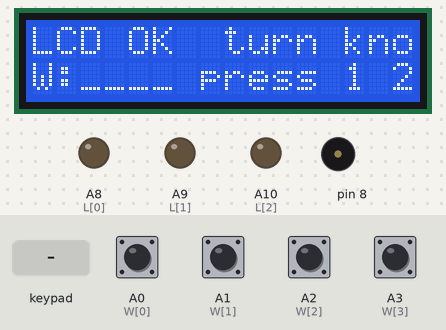
Bench run of a sketch on a simulated Arduino Mega 2560, built with avr-gcc and run on an emulated ATmega2560. On the bench: 16×2 character LCD, output pins drawn as LEDs (lit = HIGH), buzzer (waves = sounding). The test bench sets the inputs (shaded band); at power-on: A0 (W[0]), A1 (W[1]), A2 (W[2]), A3 (W[3]) HIGH. Pins used as bus, display or sensor lines are not drawn.

Above: at 2.1 s.
2.2 s: keypad keys 2 2 2 4 2 6 2 8 # pressed 0.4 s apart
At 5.7 s:
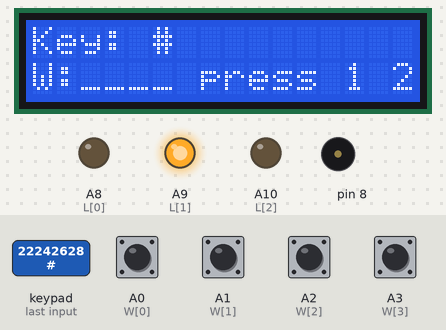
7.3 s: keypad keys 3 0 3 2 3 4 3 6 * pressed 0.4 s apart
At 12.0 s:
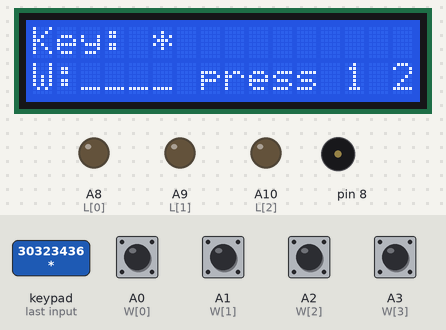
12.4 s: keypad keys 1 3 9 7 2 2 2 2 A pressed 0.4 s apart
At 17.1 s:
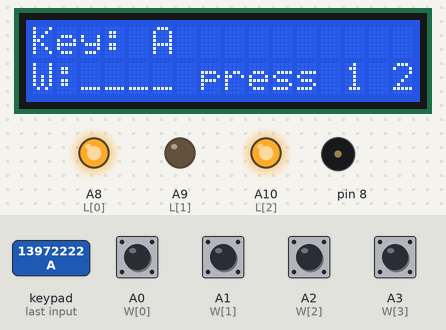
17.5 s: A0 (W[0]) pulled LOW for 0.15 s
At 17.57 s:
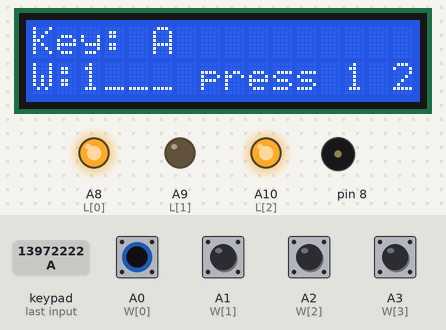
19.1 s: key 'B' pressed
At 19.7 s:
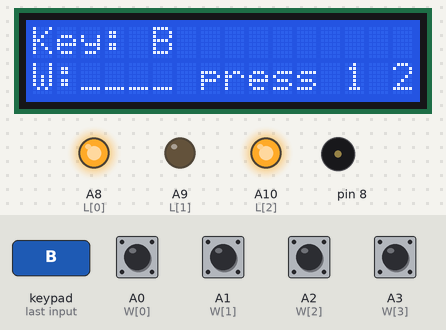
20.6 s: A1 (W[1]) pulled LOW for 0.15 s
At 20.67 s:
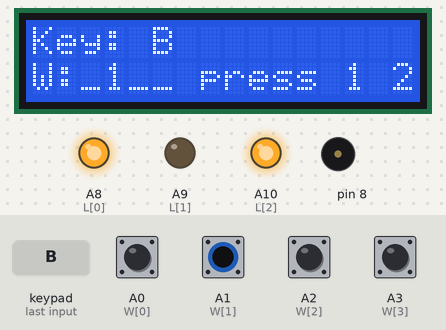
Timing chart, 0 to 23.2 s (numbered marks = the images above; inputs shaded):
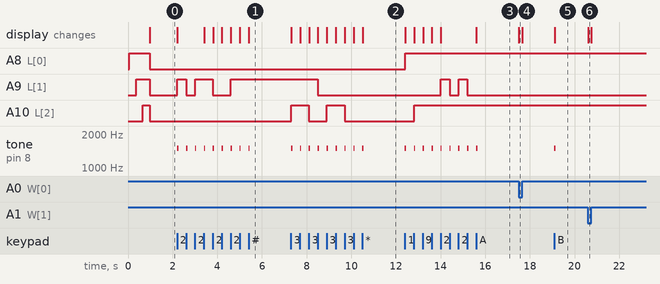

Measured:
- after the input at 2.2 s, A9 (L[1]): goes HIGH 0.40 s, LOW 0.39 s, HIGH 0.80 s, LOW 0.80 s, then HIGH, starting at once; tone on pin 8: alternates 1500 Hz for 0.06 s and silent for 0.34 s, 18 changes in all, then stays silent, starting at once; the display: first changes at once (image 1 shows a later state)
- after the input at 7.3 s, A9 (L[1]): HIGH → LOW after 1.2 s; A10 (L[2]): alternates HIGH for 0.79 s and LOW for 0.80 s, 4 changes in all, then stays LOW, starting at once
- after the input at 12.4 s, A8 (L[0]): LOW → HIGH at once; A9 (L[1]): alternates HIGH for 0.40 s and LOW for 0.39 s, 4 changes in all, then stays LOW, starting after 1.6 s
- after the input at 17.5 s, the display: changes at once (image 4)
- after the input at 19.1 s, tone on pin 8: silent → 1500 Hz at once, → silent 0.06 s later; the display: changes at once (image 5)
- after the input at 20.6 s, the display: changes at once (image 6)

The sketch:

hwtest.ino
```cpp
// DEFUSE hardware test: upload this first. Tests keypad, LCD, buzzer, strike LEDs, bomb wires.
#include <LiquidCrystal.h>
#include <Keypad.h>
LiquidCrystal lcd(38, 40, 42, 44, 46, 48);
char KEYS[4][4] = {{'1','2','3','A'},{'4','5','6','B'},{'7','8','9','C'},{'*','0','#','D'}};
byte rowPins[4] = {22, 24, 26, 28}, colPins[4] = {30, 32, 34, 36};
Keypad kp = Keypad(makeKeymap(KEYS), rowPins, colPins, 4, 4);
const uint8_t W[4] = {A0, A1, A2, A3};
const uint8_t L[3] = {A8, A9, A10};
void setup() {
  lcd.begin(16, 2);
  lcd.print("LCD OK  turn knob");
  pinMode(8, OUTPUT);
  for (int i = 0; i < 4; i++) pinMode(W[i], INPUT_PULLUP);
  for (int i = 0; i < 3; i++) pinMode(L[i], OUTPUT);
  // LED chase + beep at start
  for (int i = 0; i < 3; i++) { digitalWrite(L[i], HIGH); digitalWrite(8, HIGH); delay(150); digitalWrite(8, LOW); delay(150); }
  for (int i = 0; i < 3; i++) digitalWrite(L[i], LOW);
}
void loop() {
  char k = kp.getKey();
  if (k) { tone(8, 1500, 60); lcd.setCursor(0, 0); lcd.print("Key: "); lcd.print(k); lcd.print("          ");
    int n = (k >= '1' && k <= '3') ? k - '1' : -1; if (n >= 0) { digitalWrite(L[n], !digitalRead(L[n])); } }
  // line 2 shows the 4 bomb wires: 1 = plugged in (grounded), _ = pulled out
  lcd.setCursor(0, 1); lcd.print("W:");
  for (int i = 0; i < 4; i++) lcd.print(digitalRead(W[i]) == LOW ? '1' : '_');
  lcd.print(" press 1 2 3");
}
```
